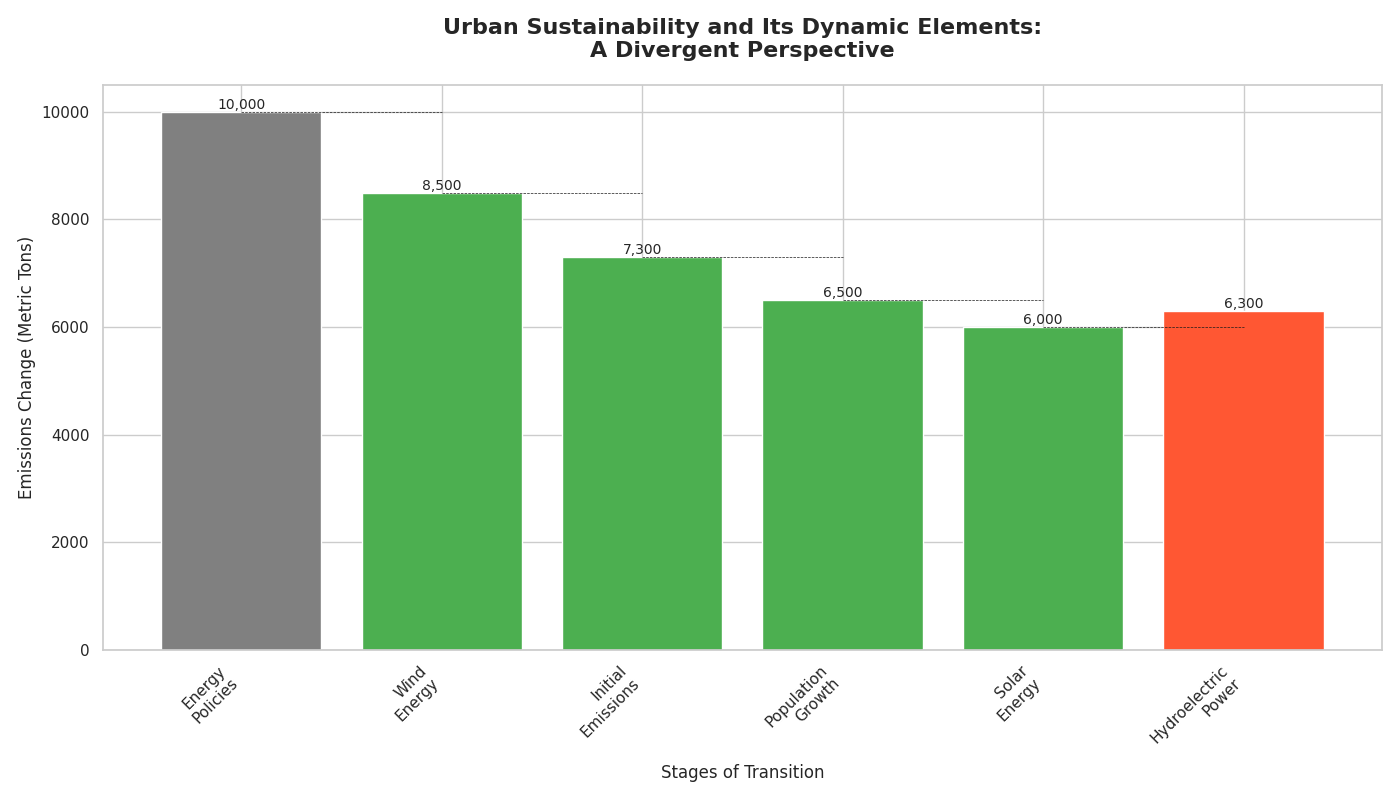

Generate this figure with Python:
import matplotlib.pyplot as plt
import numpy as np

initial_emissions = 10000
emissions_changes = np.array([-1500, -1200, -800, -500, 300])

emissions_positions = np.zeros(len(emissions_changes) + 1)
emissions_positions[0] = initial_emissions
for i in range(1, len(emissions_positions)):
    emissions_positions[i] = emissions_positions[i-1] + emissions_changes[i-1]

stages = [
    'Energy\nPolicies',
    'Wind\nEnergy',
    'Initial\nEmissions',
    'Population\nGrowth',
    'Solar\nEnergy',
    'Hydroelectric\nPower'
]

colors = ['#4CAF50' if x < 0 else '#FF5733' for x in emissions_changes]
colors = ['#808080'] + colors

fig, ax = plt.subplots(figsize=(14, 8))
bars = ax.bar(stages, emissions_positions, color=colors)

for i in range(1, len(emissions_positions)):
    ax.plot([i-1, i], [emissions_positions[i-1], emissions_positions[i-1]], "k--", linewidth=0.5)

for bar, pos in zip(bars, emissions_positions):
    yval = bar.get_height()
    ax.text(bar.get_x() + bar.get_width()/2, yval, f"{pos:,.0f}", ha='center', va='bottom' if yval >= 0 else 'top', fontsize=10)

ax.set_title("Urban Sustainability and Its Dynamic Elements:\nA Divergent Perspective", fontsize=16, fontweight='bold', pad=20)
ax.set_ylabel('Emissions Change (Metric Tons)', fontsize=12)
ax.set_xlabel('Stages of Transition', fontsize=12)

plt.xticks(rotation=45, ha='right')
plt.tight_layout()
plt.show()
